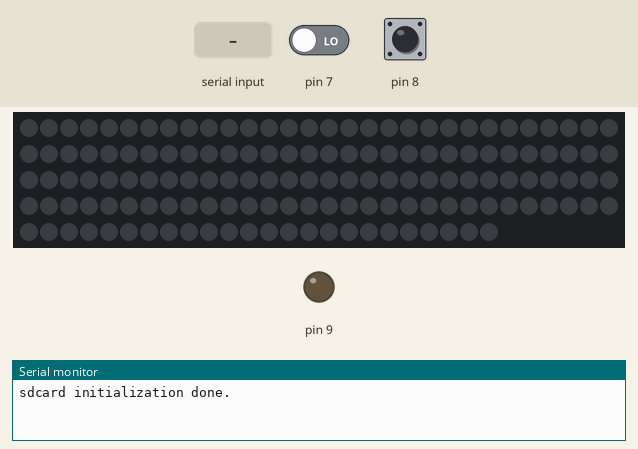
Recording of a sketch running on a simulated Arduino Uno, built with avr-gcc and run on an emulated ATmega328P. Parts: 144 RGB LEDs in strip order, left to right, continuing on the next row, output pins drawn as LEDs (lit = HIGH), the last lines printed to the serial monitor. The test bench sets the inputs (shaded band); at power-on: pin 7 LOW, pin 8 HIGH. Storage starts empty; pins used as bus, display or sensor lines are not drawn.

Above: at 1.2 s.
1.3 s: pin 7 driven HIGH
2.8 s: "loop" received over the second serial link
At 4.9 s:
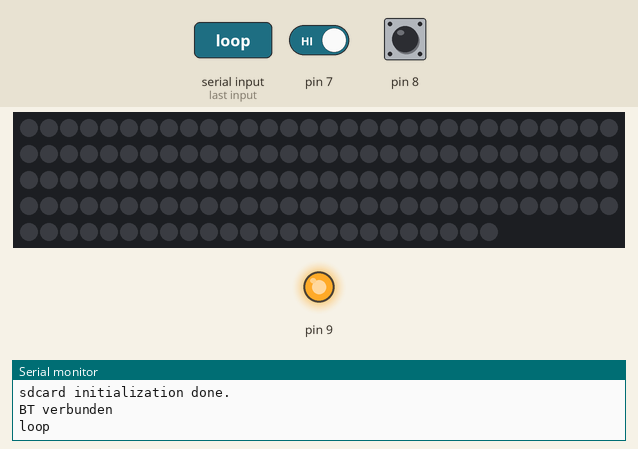
5.3 s: "90,45\n" received over the second serial link
7.9 s: pin 8 pulled LOW for 0.15 s
At 9.1 s:
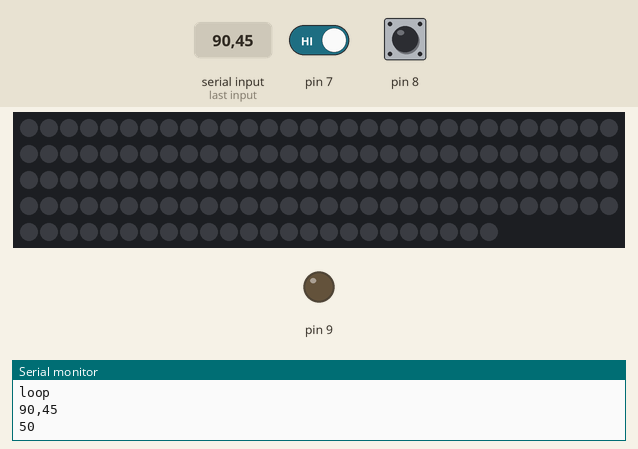
9.5 s: pin 8 pulled LOW for 1 s
At 10.4 s:
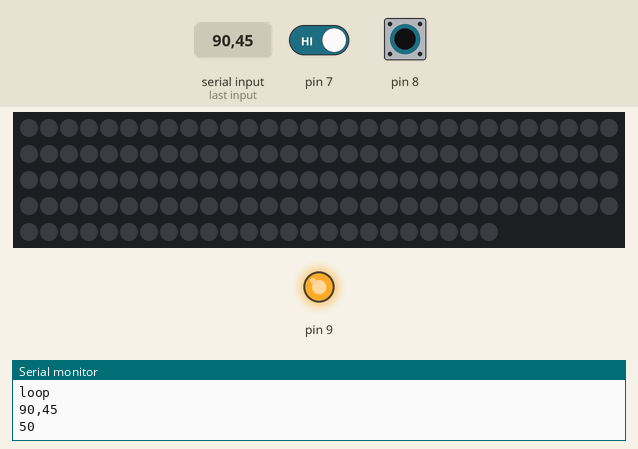
12.0 s: "1,90,45\n" received over the second serial link
Timing chart, 0 to 15.0 s (numbered marks = the images above; inputs shaded):
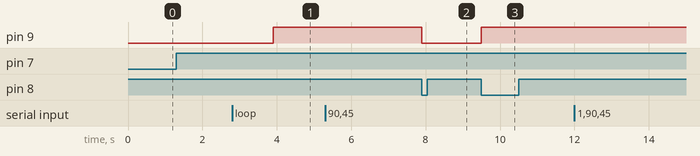

The sketch:

LED-Tisch.ino
```cpp
// Glediator Arduino UNO sketch by Jens Andrée
// 500k bauds with 80 pixels no problem
// sdcard stream for stand-alone operation.

#include <SoftwareSerial.h>
#include <FastLED.h>
#include <SPI.h>
#include <SD.h>

#define NUM_LEDS 144
#define DATA_PIN 3
#define CMD_NEW_DATA 1

File fxdata;
CRGB leds[NUM_LEDS];
SoftwareSerial btSerial(5, 6);

String string = "";
String file ="";
boolean BTconnected = false;
boolean gesendet = false;
boolean wiederholen = false;
byte out[3];
int zeile = 0;
int Speed = 50;

void setup()
{
  pinMode(8, INPUT_PULLUP);
  pinMode(9, OUTPUT);
  digitalWrite(9, LOW);
  FastLED.addLeds<WS2812B, DATA_PIN, GRB>(leds, NUM_LEDS); //se doc for different LED strips
  Serial.begin(115200);
  btSerial.begin(9600);

  for(int y = 0 ; y < NUM_LEDS ; y++)
  {
    leds[y] = CRGB::Black; // set all leds to black during setup
  }
  FastLED.show();

  pinMode(10, OUTPUT); // CS/SS pin as output for SD library to work.
  digitalWrite(10, HIGH); // workaround for sdcard failed error...

  if (!SD.begin(4))
  {
    Serial.println("sdcard initialization failed!");
    return;
  }
  Serial.println("sdcard initialization done.");
  fxdata = SD.open("Boot.dat");
  spiele();

}

void loop()
{
  while (!BTconnected)
  {
    if ( digitalRead(7)==HIGH)  {
      Serial.println("BT verbunden");
      BTconnected = true;
      gesendet = true;
      }
  }

  if (BTconnected and digitalRead(7)==LOW){
    Serial.println("BT getrennt");
    BTconnected = false;
    }

  if(gesendet){
  File dataFile = SD.open("list.txt");
  if (dataFile) {
    while (dataFile.available()) {
     btSerial.write(dataFile.read());
    }
    // close the file:
    dataFile.close();
  }
  gesendet = false;
  }
  if(digitalRead(8)==LOW && !wiederholen){
    wiederholen = true;
    digitalWrite(9, HIGH);
    while(digitalRead(8)==LOW){
      delay(10);
    }
  }else{
    if(digitalRead(8)==LOW && wiederholen){
      wiederholen = false;
      digitalWrite(9, LOW);
      while(digitalRead(8)==LOW){
        delay(10);
      }
    }
  }
  if(btSerial.available() > 0) {
    delay(100);
    string = btSerial.readString();
    Serial.println(string);
    if (string.toInt() == 0){
      if (string == "loop"){
        if (!wiederholen){
          wiederholen = true;
          digitalWrite(9, HIGH);
        } else {
          wiederholen = false;
          digitalWrite(9, LOW);
        }
      } else {
        fxdata = SD.open(string);
        spiele();
        while (wiederholen){
          fxdata = SD.open(string);
          spiele();
        }
        btSerial.println("OK");
      }
    }else {
      Serial.println(Speed);
      Speed = 1000 / string.toInt();
    }
  }
}

void spiele()
{
  if (fxdata)
    {
      Serial.println("file open ok");
    }
  while (fxdata.available())
  {
      if(digitalRead(8)==LOW && wiederholen){
        wiederholen = false;
        digitalWrite(9, LOW);
        while(digitalRead(8)==LOW){
        }
      }
     for (int i=0; i <= 143; i++){ //Spalten
      zeile = i/12;
      if (zeile % 2 != 1){
        fxdata.readBytes(out, 3);
        leds[i][0] = out[0];
        leds[i][1] = out[1];
        leds[i][2] = out[2];
      }
      if (zeile % 2 == 1){
        fxdata.readBytes(out, 3);
        leds[zeile*12+11-(i-(zeile*12))][0] = out[0];
        leds[zeile*12+11-(i-(zeile*12))][1] = out[1];
        leds[zeile*12+11-(i-(zeile*12))][2] = out[2];
      }
      }
    FastLED.show();
    delay(Speed - 25);
  }

  // close the file in order to prevent hanging IO or similar throughout time
  fxdata.close();
}
```

Measured:
- after the input at 2.8 s, pin 9: LOW → HIGH after 1.1 s
- after the input at 7.9 s, pin 9: HIGH → LOW at once
- after the input at 9.5 s, pin 9: LOW → HIGH at once
